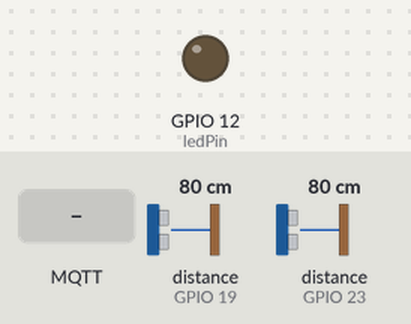
Bench run of a sketch on a simulated ESP32. Parts: output pins drawn as LEDs (lit = HIGH). Wiring (inferred from the names in the program): 2 × ultrasonic range finder: trigger GPIO 18, echo GPIO 19 / trigger GPIO 22, echo GPIO 23. The inputs (shaded band) are chosen by the test bench; at power-on: distance to the obstacle (sensors on GPIO 19, GPIO 23) 80 cm. The echo pulse lasts 58.3 µs per cm; WiFi joins after 1.5 s; servers stay silent unless stated; random numbers use the default seed unless the sketch sets one; no MQTT or app messages arrive unless stated; not simulated (calls return 0 or success): env.h; names the files do not define were given values by the test bench: BROKER_PORT = 1883; pins used as bus, display or sensor lines are not drawn; what the sketch prints to the serial monitor is not drawn.

Above: at 2.8 s.
2.9 s: MQTT message "Escuro" arrives on the first subscribed topic
At 3.8 s:
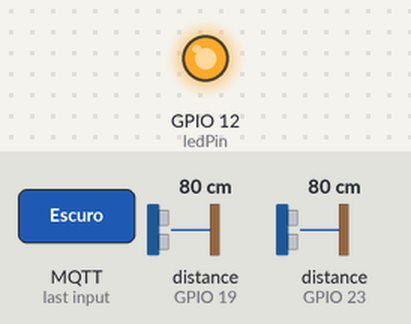
4.7 s: MQTT message "Claro" arrives on the first subscribed topic
At 5.0 s:
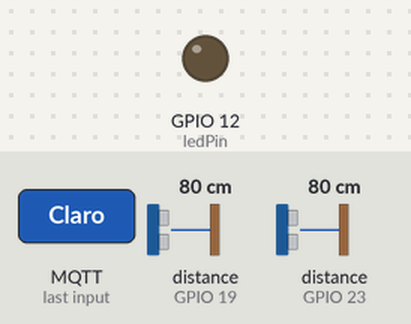
Timing chart, 0 to 7.7 s (numbered marks = the images above; inputs shaded):
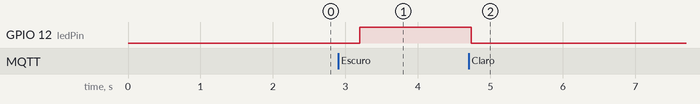

The sketch:

S2.ino
```cpp
#include <WiFi.h>
#include <PubSubClient.h>
#include <WiFiClientSecure.h>
#include "env.h"

//Sensores que tem que publicar são
//"presença 2" "presença 4"

//TOPIC_PRESENCE_2 //esse tem q ter
//TOPIC_PRESENCE_4 //esse tem q ter
//TOPIC_LUMI_1     //esse tem q ter

//Atuadores para ser utilizado são
//LED iluminação

//Pino dos sensores
#define TRIGGER_PIN_1 22
#define ECHO_PIN_1 23

#define TRIGGER_PIN_2 18
#define ECHO_PIN_2 19

//Pino do led
#define ledPin 12

WiFiClientSecure wifi_client;
PubSubClient mqtt(wifi_client);

void setup() {
  Serial.begin(115200);
  wifi_client.setInsecure();

  pinMode(ledPin, OUTPUT);

  pinMode(TRIGGER_PIN_1, OUTPUT);
  pinMode(ECHO_PIN_1, INPUT);

  pinMode(TRIGGER_PIN_2, OUTPUT);
  pinMode(ECHO_PIN_2, INPUT);

  WiFi.begin(WIFI_SSID, WIFI_PASS);
  Serial.println("Conectando no WiFi");
  while (WiFi.status() != WL_CONNECTED) {
    Serial.print(".");
    delay(200);
  }

  Serial.println("Conectado com sucesso!");

  mqtt.setServer(BROKER_URL, BROKER_PORT);  //isso aí cria um nome aleatório que aparece pra plaquinha, que é "S2-" + um código aleatório qualquer
  String clientID = "S2-";
  clientID += String(random(0xffff), HEX);
  Serial.println("Conectando ao broker...");
  while (mqtt.connect(clientID.c_str(), BROKER_USR_ID, BROKER_USR_PASS) == 0) {
    Serial.println(".");
    delay(200);
  }

  //conectando a inscrição no tópico com outra placa de msm tópico

  mqtt.subscribe(TOPIC_PRESENCE_2);  //p1
  mqtt.subscribe(TOPIC_PRESENCE_4);  //p2
  mqtt.subscribe(TOPIC_LUMI_1);      //tópico de iluminação da placa 1

  mqtt.setCallback(callback);
  Serial.println("\nConectado ao broker!");
}

//funções para ler a distância e configurar a distância

long lerDistancia1() {
  digitalWrite(TRIGGER_PIN_1, LOW);
  delayMicroseconds(2);
  digitalWrite(TRIGGER_PIN_1, HIGH);
  delayMicroseconds(10);
  digitalWrite(TRIGGER_PIN_1, LOW);
  long duracao = pulseIn(ECHO_PIN_1, HIGH);
  long distancia1 = duracao * 349.24 / 2 / 10000;
  return distancia1;
}

long lerDistancia2() {
  digitalWrite(TRIGGER_PIN_2, LOW);
  delayMicroseconds(2);
  digitalWrite(TRIGGER_PIN_2, HIGH);
  delayMicroseconds(10);
  digitalWrite(TRIGGER_PIN_2, LOW);
  long duracao = pulseIn(ECHO_PIN_2, HIGH);
  long distancia2 = duracao * 349.24 / 2 / 10000;
  return distancia2;
}

//verifica se o trem está presente ou ausente
void loop() {
  long distancia1 = lerDistancia1();
  long distancia2 = lerDistancia2();

  if (distancia1 < 10) {
    mqtt.publish(TOPIC_PRESENCE_2, "Presente");
  } else {
    mqtt.publish(TOPIC_PRESENCE_2, "Ausente");
  }

  if (distancia2 < 10) {
    mqtt.publish(TOPIC_PRESENCE_4, "Presente");
  } else {
    mqtt.publish(TOPIC_PRESENCE_4, "Ausente");
  }
  mqtt.loop();
  delay(500);
}

void callback(char* topic, byte* payload, unsigned long length) {

  String MensagemRecebida = "";
  for (int i = 0; i < length; i++) {
    //pega cada letra de payload e junta na mensagem
    MensagemRecebida += (char)payload[i];
  }

  if (strcmp(topic, TOPIC_LUMI_1) == 0 && MensagemRecebida == "Escuro") {
    digitalWrite(ledPin, HIGH);
    Serial.println("luz ");
  } else if (strcmp(topic, TOPIC_LUMI_1) == 0 && MensagemRecebida == "Claro") {
    digitalWrite(ledPin, LOW);
    Serial.println("chegou aqui");
  }
}
```

Measured:
- after the input at 2.9 s, GPIO 12 (ledPin): LOW → HIGH after 0.30 s
- after the input at 4.7 s, GPIO 12 (ledPin): HIGH → LOW at once
